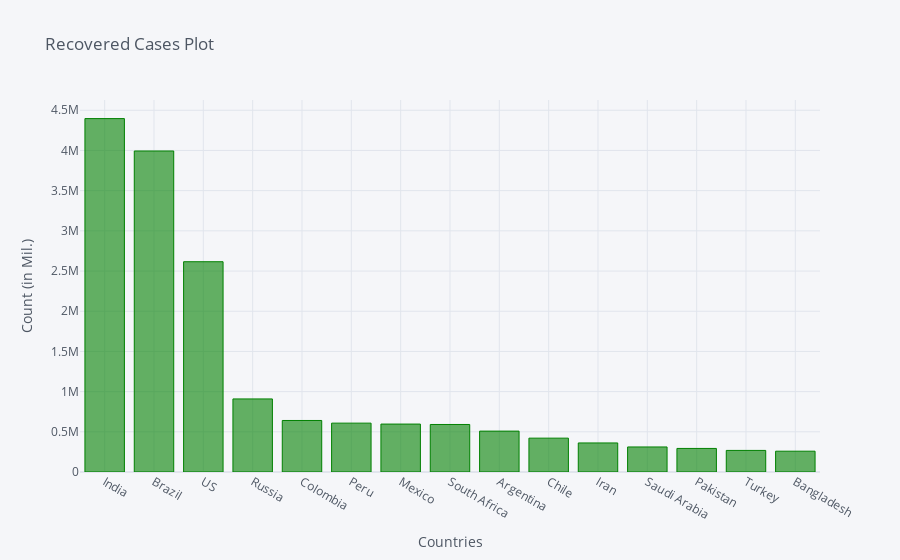

The notebook cell saved with this chart:
### Code cell
recovered_df2_plot.iplot(kind='bar', x='Country/Region', y='9/21/20',color='green',
                         title='Recovered Cases Plot',xTitle='Countries',yTitle='Count (in Mil.)')

### Figure 1 — Plotly figure (JSON) as saved in the notebook; plotly's stock layout.template omitted (floating-point values rounded to 4 significant figures)
{"data": [{"marker": {"color": "rgba(0, 128, 0, 0.6)", "line": {"color": "rgba(0, 128, 0, 1.0)", "width": 1}}, "name": "9/21/20", "orientation": "v", "text": "", "type": "bar", "x": ["India", "Brazil", "US", "Russia", "Colombia", "Peru", "Mexico", "South Africa", "Argentina", "Chile", "Iran", "Saudi Arabia", "Pakistan", "Turkey", "Bangladesh"], "y": [4396399, 3993432, 2615949, 909026, 640900, 607837, 596317, 591208, 508563, 421111, 361523, 311499, 293159, 268435, 258717]}], "layout": {"legend": {"bgcolor": "#F5F6F9", "font": {"color": "#4D5663"}}, "paper_bgcolor": "#F5F6F9", "plot_bgcolor": "#F5F6F9", "title": {"font": {"color": "#4D5663"}, "text": "Recovered Cases Plot"}, "xaxis": {"gridcolor": "#E1E5ED", "showgrid": true, "tickfont": {"color": "#4D5663"}, "title": {"font": {"color": "#4D5663"}, "text": "Countries"}, "zerolinecolor": "#E1E5ED"}, "yaxis": {"gridcolor": "#E1E5ED", "showgrid": true, "tickfont": {"color": "#4D5663"}, "title": {"font": {"color": "#4D5663"}, "text": "Count (in Mil.)"}, "zerolinecolor": "#E1E5ED"}}}
